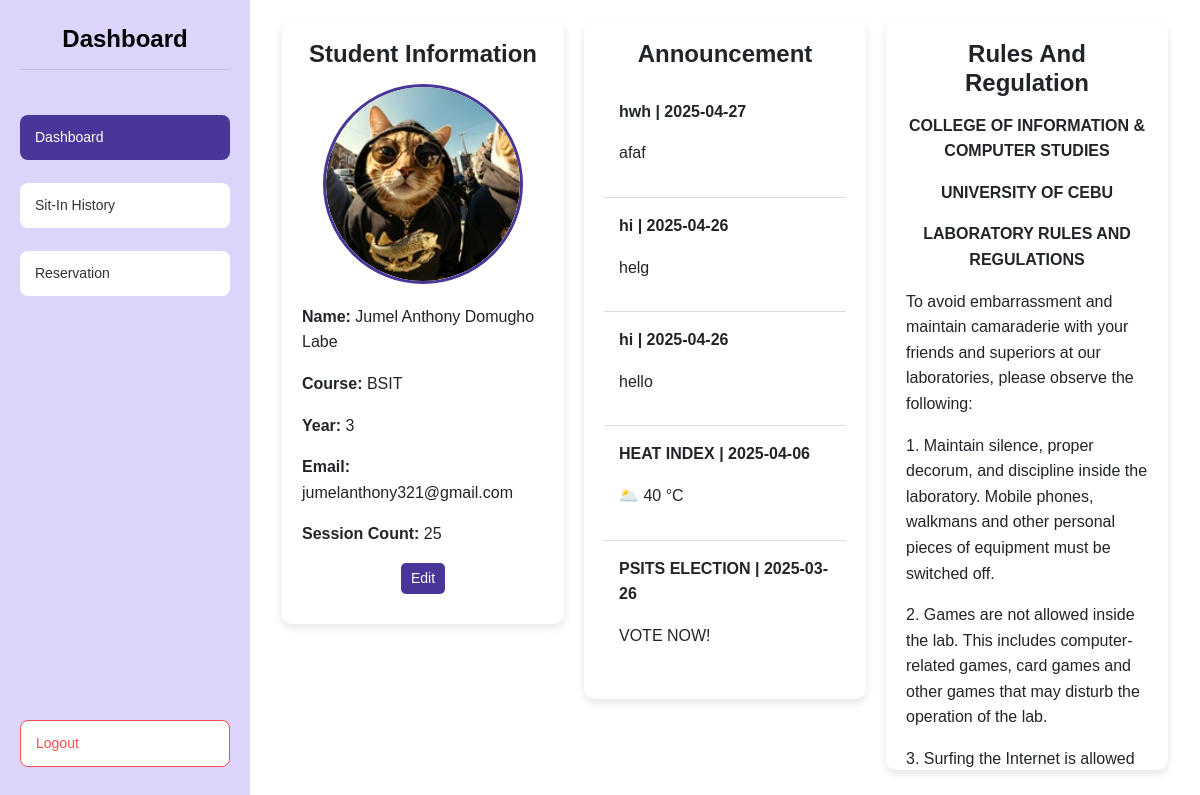
Before: /student/dashboard (signed in) with the older database file.
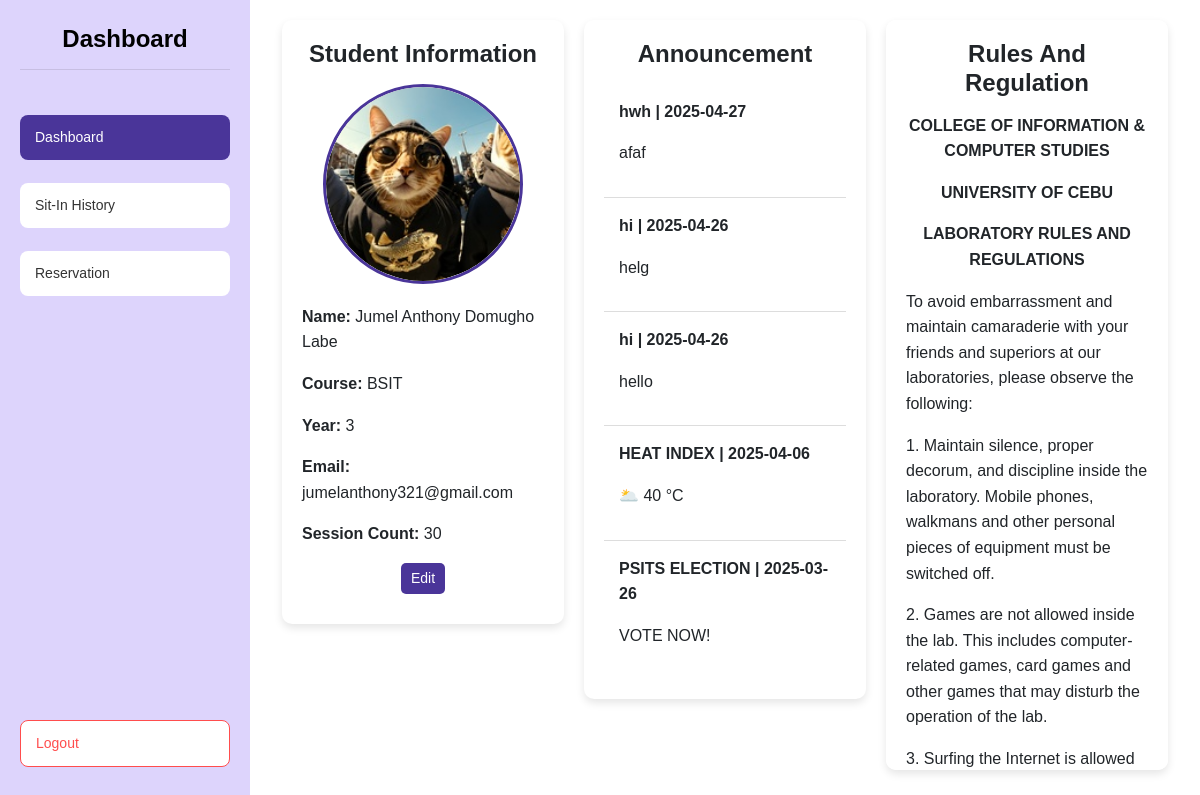
After: the same page with the newer database file.
### tables this page shows
CREATE TABLE students ( 
idno TEXT PRIMARY KEY,
lastname TEXT NOT NULL,
firstname TEXT NOT NULL,
midname TEXT,
course TEXT NOT NULL,
year_level INTEGER NOT NULL,
email_address TEXT NOT NULL,
username TEXT NOT NULL CHECK (username = idno),
password TEXT NOT NULL,
profile_picture TEXT DEFAULT NULL,
session_count INTEGER DEFAULT 30
, reward_points INTEGER DEFAULT 0, reward_redeemable INTEGER DEFAULT 0);

### routes/student_routes.py (the view)
@student_bp.route('/dashboard')
def dashboard():
    if session.get('user_type') != 'student':
        session.clear()
        return redirect(url_for('auth.login'))
    student = get_student_by_id(session['user_id'])
    if not student:
        flash("User not found!", "danger")
        return redirect(url_for('auth.logout'))
    session['firstname'] = student['firstname']
    session['lastname'] = student['lastname']
    session['session_count'] = student['session_count']
    user_data = {
        "idno": student["idno"],
        "firstname": student["firstname"],
        "lastname": student["lastname"],
        "midname": student["midname"],
        "course": student["course"] or "N/A",
        "year_level": student["year_level"] or "N/A",
        "email_address": student["email_address"] or "N/A",
        "profile_picture": student["profile_picture"] or None,
        "session_count": student["session_count"] or 0
    }
    announcements = get_announcements()
    return render_template('dashboard.html', user=user_data, announcements=announcements)

### app.py (called while the page is built)
@app.after_request
def add_header(response):
    if 'Cache-Control' not in response.headers:
        response.headers['Cache-Control'] = 'no-store, no-cache, must-revalidate, post-check=0, pre-check=0, max-age=0'
        response.headers['Pragma'] = 'no-cache'
        response.headers['Expires'] = '-1'
    return response

### dbhelper.py (called while the page is built)
def get_connection():
    conn = sqlite3.connect(DB_NAME)
    conn.row_factory = sqlite3.Row
    return conn

def get_student_by_id(idno):
    conn = get_connection()
    cursor = conn.cursor()
    cursor.execute("SELECT * FROM students WHERE idno = ?", (idno,))
    student = cursor.fetchone()
    conn.close()
    return student

def get_announcements():
    conn = get_connection()
    cursor = conn.cursor()
    cursor.execute("SELECT * FROM announcements ORDER BY created_at DESC")
    announcements = cursor.fetchall()
    conn.close()
    return announcements

### templates/dashboard.html (shortened to what this page needs)
{% extends "base.html" %}
{% block content %}
<head>
    <link rel="stylesheet" href="static/styles.css">
    <link href="https://cdn.jsdelivr.net/npm/bootstrap@5.3.0/dist/css/bootstrap.min.css" rel="stylesheet">
</head>
<body>
    <div class="dashboard-container">
        <div class="sidebar">
            <h1 class="dashboard-title">Dashboard</h1>
            <a href="{{ url_for('student.dashboard') }}" class="menu-btn active">Dashboard</a>
            <a href="{{ url_for('student.sit_in_history') }}" class="menu-btn">Sit-In History</a>
            <a href="{{ url_for('student.reserve') }}" class="menu-btn">Reservation</a>
            <a href="{{ url_for('auth.logout') }}" class="menu-btn logout-btn">Logout</a>
        </div>
        <div class="content">
            <div class="container">
                <div class="student-info">
                    <h2>Student Information</h2>
                    <div class="profile-container">
                        {% if user['profile_picture'] %}
                            <img src="{{ url_for('static', filename=user['profile_picture']) }}" alt="Profile Picture" class="profile-pic">
                        {% else %}
                            <img src="{{ url_for('static', filename='default-avatar.jpg') }}" alt="Default Profile Picture" class="profile-pic">
                        {% endif %}
                    </div>
                    <p><strong>Name:</strong> {{ user['firstname'] }}{% if user['midname'] %} {{ user['midname'] }}{% endif %} {{ user['lastname'] }}</p>
                    <p><strong>Course:</strong> {{ user['course'] }}</p>
                    <p><strong>Year:</strong> {{ user['year_level'] }}</p>
                    <p><strong>Email:</strong> {{ user['email_address'] }}</p>
                    <p><strong>Session Count:</strong> {{ user['session_count'] if user['session_count'] else 30 }}</p>
                    <button class="edit-btn" onclick="openModal()">Edit</button>
                </div>
                <div class="announcement">
                    <h2>Announcement</h2>
                    {% for announcement in announcements %}
                    <div class="announcement-item">
                        <p><strong>{{ announcement['title'] }} | {{ announcement['created_at'][:10] }}</strong></p>
                        <p>{{ announcement['content'] }}</p>
                    </div>
                    {% endfor %}
                </div>
                <div class="rules-regulation" style="width: 100%; max-width: 600px; margin-left: auto; margin-right: auto;">
                    <h2>Rules And Regulation</h2>
                    <center><strong><p>COLLEGE OF INFORMATION & COMPUTER STUDIES</p>
                    <p>UNIVERSITY OF CEBU</p>
                    <p>LABORATORY RULES AND REGULATIONS</p></strong></center>
                    <p>To avoid embarrassment and maintain camaraderie with your friends and superiors at our laboratories, please observe the following:</p>
                    <p>1. Maintain silence, proper decorum, and discipline inside the laboratory. Mobile phones, walkmans and other personal pieces of equipment must be switched off.</p>
                    <p>2. Games are not allowed inside the lab. This includes computer-related games, card games and other games that may disturb the operation of the lab.</p>
                    <p>3. Surfing the Internet is allowed only with the permission of the instructor. Downloading and installing of software are strictly prohibited.</p>
                </div>
            </div>
        </div>
    </div>
</body>
</html>
{% endblock %}

Changed rows visible on the page:
changed students "Jumel Anthony": session_count "25" → "30"
